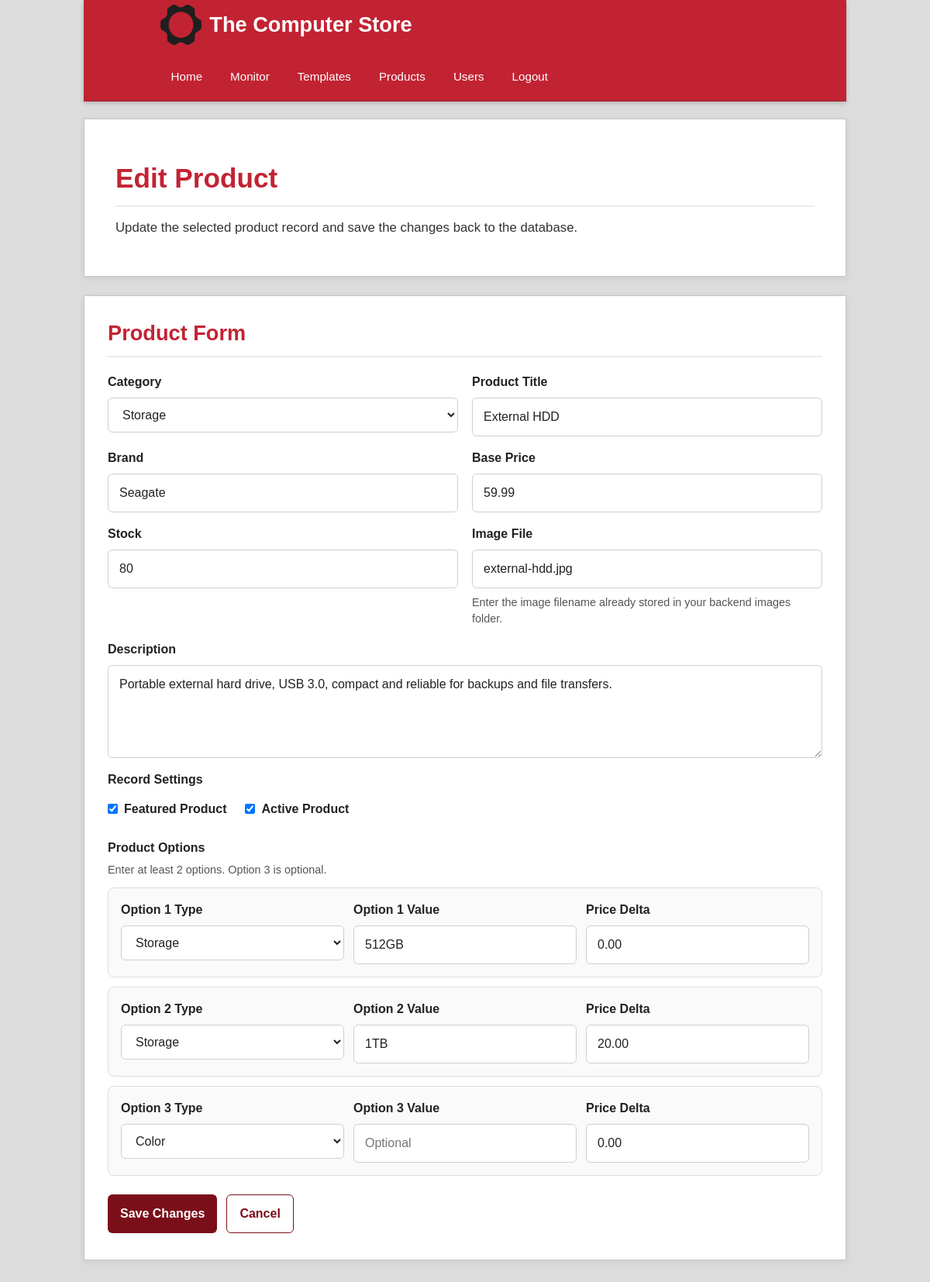
The app's page /backend/admin/product-form.php?id=1 (signed in) with its own data.
### tables this page shows
CREATE TABLE IF NOT EXISTS products (
    id              INT AUTO_INCREMENT PRIMARY KEY,
    category_id     INT NOT NULL,
    title           VARCHAR(200) NOT NULL,
    brand           VARCHAR(150) NOT NULL,
    description     TEXT,
    base_price      DECIMAL(8,2) NOT NULL,
    stock           INT NOT NULL DEFAULT 0,
    image_file      VARCHAR(255),
    is_featured     TINYINT(1) DEFAULT 0,
    is_active       TINYINT(1) DEFAULT 1,
    created_at      TIMESTAMP DEFAULT CURRENT_TIMESTAMP,
    FOREIGN KEY (category_id) REFERENCES categories(id) ON DELETE CASCADE
);

CREATE TABLE IF NOT EXISTS categories (
    id          INT AUTO_INCREMENT PRIMARY KEY,
    name        VARCHAR(100) NOT NULL,
    slug        VARCHAR(100) NOT NULL UNIQUE,
    description TEXT,
    created_at  TIMESTAMP DEFAULT CURRENT_TIMESTAMP
);

CREATE TABLE IF NOT EXISTS product_options (
    id           INT AUTO_INCREMENT PRIMARY KEY,
    product_id   INT NOT NULL,
    option_type  ENUM('color','storage','connectivity','length','wattage') NOT NULL,
    option_value VARCHAR(100) NOT NULL,
    price_delta  DECIMAL(6,2) DEFAULT 0.00,
    FOREIGN KEY (product_id) REFERENCES products(id) ON DELETE CASCADE
);

### backend/config.php (called while the page is built, shortened)
<?php
function get_db(): PDO
{
    static $pdo = null;
    if ($pdo === null) {
        $dsn = 'mysql:host=' . DB_HOST . ';dbname=' . DB_NAME . ';charset=utf8mb4';
        $options = [
            PDO::ATTR_ERRMODE => PDO::ERRMODE_EXCEPTION,
            PDO::ATTR_DEFAULT_FETCH_MODE => PDO::FETCH_ASSOC,
            PDO::ATTR_EMULATE_PREPARES => false,
        ];
        $pdo = new PDO($dsn, DB_USER, DB_PASS, $options);
    }
    return $pdo;
}
function get_allowed_themes(): array
{
    return ['light', 'dark', 'holiday'];
}
function normalize_theme(string $theme): string
{
    return in_array($theme, get_allowed_themes(), true) ? $theme : 'light';
}
function get_active_theme(): string
{
    try {
        $pdo = get_db();
        $stmt = $pdo->query("
            SELECT setting_value
            FROM site_settings
            WHERE setting_key = 'active_theme'
            LIMIT 1
        ");
        $row = $stmt->fetch();
        return normalize_theme($row ? (string) $row['setting_value'] : 'light');
    } catch (PDOException $e) {
        return 'light';
    }
}
function h($str): string
{
    return htmlspecialchars((string) $str, ENT_QUOTES | ENT_SUBSTITUTE, 'UTF-8');
}

### backend/admin/product-form.php (the view, shortened to what this page needs)
<?php
require_once __DIR__ . '/../config.php';
$theme = get_active_theme();
$option_types = [
    'color' => 'Color',
    'storage' => 'Storage',
    'connectivity' => 'Connectivity',
    'length' => 'Length',
    'wattage' => 'Wattage',
];
$product = [
    'id' => 0,
    'category_id' => '',
    'title' => '',
    'brand' => '',
    'description' => '',
    'base_price' => '',
    'stock' => '',
    'image_file' => '',
    'is_featured' => 0,
    'is_active' => 1,
];
$product_options = [
    ['option_type' => 'color', 'option_value' => '', 'price_delta' => '0.00'],
    ['option_type' => 'color', 'option_value' => '', 'price_delta' => '0.00'],
    ['option_type' => 'color', 'option_value' => '', 'price_delta' => '0.00'],
];
$errors = [];
$is_edit = false;
try {
    $pdo = get_db();
    $categories = $pdo->query('SELECT id, name FROM categories ORDER BY name ASC')->fetchAll();
} catch (PDOException $e) {
    $categories = [];
    $errors[] = 'Unable to load categories: ' . $e->getMessage();
}
if ($_SERVER['REQUEST_METHOD'] === 'GET' && isset($_GET['id'])) {
    $product_id = (int) $_GET['id'];
    if ($product_id > 0) {
        try {
            $pdo = get_db();
            $stmt = $pdo->prepare("
                SELECT
                    id,
                    category_id,
                    title,
                    brand,
                    description,
                    base_price,
                    stock,
                    image_file,
                    is_featured,
                    is_active
                FROM products
                WHERE id = :id
                LIMIT 1
            ");
            $stmt->execute([':id' => $product_id]);
            $row = $stmt->fetch();
            if ($row) {
                $product = $row;
                $is_edit = true;
                $stmt = $pdo->prepare("
                    SELECT option_type, option_value, price_delta
                    FROM product_options
                    WHERE product_id = :product_id
                    ORDER BY id ASC
                ");
                $stmt->execute([':product_id' => $product_id]);
                $loaded_options = $stmt->fetchAll();
                foreach ($loaded_options as $index => $loaded_option) {
                    if ($index < 3) {
                        $product_options[$index] = [
                            'option_type' => $loaded_option['option_type'],
                            'option_value' => $loaded_option['option_value'],
                            'price_delta' => number_format((float) $loaded_option['price_delta'], 2, '.', ''),
                        ];
                    }
                }
            } else {
                $errors[] = 'Product not found.';
            }
        } catch (PDOException $e) {
            $errors[] = 'Unable to load product: ' . $e->getMessage();
        }
    }
}
$page_title = $is_edit ? 'Edit Product' : 'Add Product';
$page_intro = $is_edit
    ? 'Update the selected product record and save the changes back to the database.'
    : 'Create a new catalogue item and add at least two options for it.';
?>
<!DOCTYPE html>
<html lang="en">
<head>
    <link rel="stylesheet" href="../../styles/<?= h($theme) ?>.css">
    <link rel="stylesheet" href="../../styles/admin-products.css">
</head>
<body class="theme-<?= h($theme) ?>">
<div class="container">
    <div class="navOuter">
        <div class="navInner">
            <a href="../../index.php" class="banner">
                <img src="../../images/logo.png" alt="<?= h(SITE_NAME) ?>" height="60"><?= h(SITE_NAME) ?>
            </a>
            <ul class="navList">
                <li><a href="../../index.php">Home</a></li>
                <li><a href="../monitor.php">Monitor</a></li>
                <li><a href="theme-settings.php">Templates</a></li>
                <li><a href="products.php">Products</a></li>
                <li><a href="users.php">Users</a></li>
                <li><a href="../../pages/logout.php">Logout</a></li>
            </ul>
        </div>
    </div>
</div>
<main>
    <div class="containerIntro">
        <div class="introText">
            <h1><?= h($page_title) ?></h1>
            <p class="intro"><?= h($page_intro) ?></p>
        </div>
    </div>
    <div class="featured">
        <h1>Product Form</h1>
        <form method="POST" action="product-form.php<?= $is_edit ? '?id=' . (int) $product['id'] : '' ?>">
            <div class="formGrid">
                <div class="formField">
                    <label for="category_id">Category</label>
                    <select name="category_id" id="category_id" class="adminSelect" required>
                        <?php foreach ($categories as $category): ?>
                            <option value="<?= (int) $category['id'] ?>" <?= (string) $product['category_id'] === (string) $category['id'] ? 'selected' : '' ?>>
                                <?= h($category['name']) ?>
                            </option>
                        <?php endforeach; ?>
                    </select>
                </div>
                <div class="formField">
                    <label for="title">Product Title</label>
                    <input type="text" name="title" id="title" class="adminInput" value="<?= h($product['title']) ?>" required>
                </div>
                <div class="formField">
                    <label for="brand">Brand</label>
                    <input type="text" name="brand" id="brand" class="adminInput" value="<?= h($product['brand']) ?>" required>
                </div>
                <div class="formField">
                    <label for="base_price">Base Price</label>
                    <input type="number" name="base_price" id="base_price" class="adminInput" min="0" step="0.01" value="<?= h((string) $product['base_price']) ?>" required>
                </div>
                <div class="formField">
                    <label for="stock">Stock</label>
                    <input type="number" name="stock" id="stock" class="adminInput" min="0" step="1" value="<?= h((string) $product['stock']) ?>" required>
                </div>
                <div class="formField">
                    <label for="image_file">Image File</label>
                    <input type="text" name="image_file" id="image_file" class="adminInput" value="<?= h($product['image_file']) ?>" placeholder="example.jpg">
                    <div class="formNote">Enter the image filename already stored in your backend images folder.</div>
                </div>
                <div class="formField full">
                    <label for="description">Description</label>
                    <textarea name="description" id="description" class="adminTextarea"><?= h($product['description']) ?></textarea>
                </div>
                <div class="formField full">
                    <label>Record Settings</label>
                    <div class="checkboxRow">
                        <label class="checkboxItem">
                            <input type="checkbox" name="is_featured" value="1" <?= (int) $product['is_featured'] === 1 ? 'checked' : '' ?>>
                            Featured Product
                        </label>
                        <label class="checkboxItem">
                            <input type="checkbox" name="is_active" value="1" <?= (int) $product['is_active'] === 1 ? 'checked' : '' ?>>
                            Active Product
                        </label>
                    </div>
                </div>
            </div>
            <div class="optionSection">
                <h2 class="optionTitle">Product Options</h2>
                <p class="formNote">Enter at least 2 options. Option 3 is optional.</p>
                <?php for ($i = 1; $i <= 3; $i++): ?>
                    <div class="optionGrid">
                        <div class="formField">
                            <label for="option_type_<?= $i ?>">Option <?= $i ?> Type</label>
                            <select name="option_type_<?= $i ?>" id="option_type_<?= $i ?>" class="adminSelect">
                                <?php foreach ($option_types as $value => $label): ?>
                                    <option value="<?= h($value) ?>" <?= $product_options[$i - 1]['option_type'] === $value ? 'selected' : '' ?>>
                                        <?= h($label) ?>
                                    </option>
                                <?php endforeach; ?>
                            </select>
                        </div>
                        <div class="formField">
                            <label for="option_value_<?= $i ?>">Option <?= $i ?> Value</label>
                            <input
                                type="text"
                                name="option_value_<?= $i ?>"
                                id="option_value_<?= $i ?>"
                                class="adminInput"
                                value="<?= h($product_options[$i - 1]['option_value']) ?>"
                                placeholder="<?= $i <= 2 ? 'Required' : 'Optional' ?>"
                            >
                        </div>
                        <div class="formField">
                            <label for="price_delta_<?= $i ?>">Price Delta</label>
                            <input
                                type="number"
                                name="price_delta_<?= $i ?>"
                                id="price_delta_<?= $i ?>"
                                class="adminInput"
                                step="0.01"
                                value="<?= h((string) $product_options[$i - 1]['price_delta']) ?>"
                            >
                        </div>
                    </div>
                <?php endfor; ?>
            </div>
            <div class="formActions">
                <button type="submit" class="btnPrimary"><?= $is_edit ? 'Save Changes' : 'Create Product' ?></button>
                <a href="products.php" class="btnSecondary">Cancel</a>
            </div>
        </form>
    </div>
</main>
</body>
</html>

### styles/light.css (style rules this page uses)
* { margin: 0; padding: 0; box-sizing: border-box; }
body { font-family: Verdana, Arial, sans-serif; background: #dcdcdc; color: #222; line-height: 1.5; }
a { text-decoration: none; color: inherit; }
img { max-width: 100%; display: inline-block; }
.container, .containerIntro, .featured, .multimedia { width: 82%; max-width: 1200px; margin: 0 auto; }
main { padding-bottom: 40px; }
.navOuter { background: #c22333; border-bottom: 2px solid #b42634; box-shadow: 0 2px 6px rgba(0, 0, 0, 0.2); }
.navInner { width: 82%; max-width: 1200px; margin: 0 auto; min-height: 72px; display: flex; align-items: center; gap: 18px; flex-wrap: wrap; padding: 6px 10px; }
.banner { display: flex; align-items: center; gap: 10px; color: #fff; font-size: 1.7rem; font-weight: bold; white-space: nowrap; margin-right: 10px; }
.banner img { height: 52px; width: auto; object-fit: contain; }
.navList, .login, .cart, .toggle { list-style: none; display: flex; align-items: center; }
.navList { gap: 8px; flex: 1; }
.navList li a, .login li a { display: block; color: #fff; padding: 12px 14px; font-size: 0.95rem; transition: background 0.2s ease, color 0.2s ease; border-radius: 4px; }
.containerIntro { background: #ffffff; margin-top: 22px; padding: 50px 40px; border: 1px solid #c7c7c7; box-shadow: 0 2px 8px rgba(0, 0, 0, 0.08); }
.introText h1 { font-size: 2.2rem; color: #c22333; margin-bottom: 14px; border-bottom: 2px solid #ececec; padding-bottom: 8px; }
.intro { font-size: 1.05rem; max-width: 850px; color: #333; }
.featured, .multimedia { background: #ffffff; margin-top: 24px; padding: 28px 30px 34px; border: 1px solid #c7c7c7; box-shadow: 0 2px 8px rgba(0, 0, 0, 0.08); }
.featured h1, .multimedia h1 { font-size: 1.7rem; color: #c22333; margin-bottom: 20px; border-bottom: 2px solid #ececec; padding-bottom: 8px; }

### styles/admin-products.css (style rules this page uses)
.adminSearchInput, .adminSelect, .adminInput, .adminTextarea { width: 100%; padding: 12px 14px; border-radius: 6px; border: 1px solid #cfcfcf; font: inherit; background: #fff; color: #222; }
.adminTextarea { min-height: 120px; resize: vertical; }
.btnPrimary, .btnSecondary, .btnSmall { display: inline-block; border: none; border-radius: 6px; cursor: pointer; font: inherit; text-decoration: none; transition: background 0.18s ease, color 0.18s ease, border-color 0.18s ease; }
.btnPrimary { background: #7b0f19; color: #fff; padding: 12px 16px; font-weight: 700; }
.btnSecondary { background: #fff; color: #7b0f19; border: 1px solid #7b0f19; padding: 12px 16px; font-weight: 700; }
.formGrid { display: grid; grid-template-columns: repeat(2, minmax(240px, 1fr)); gap: 16px 18px; margin-top: 18px; }
.formField { display: flex; flex-direction: column; gap: 8px; }
.formField.full { grid-column: 1 / -1; }
.formField label { font-weight: 700; }
.formNote { font-size: 0.9rem; color: #555; }
.checkboxRow { display: flex; gap: 24px; flex-wrap: wrap; margin-top: 6px; }
.checkboxItem { display: flex; align-items: center; gap: 8px; }
.optionSection { margin-top: 26px; }
.optionGrid { display: grid; grid-template-columns: repeat(3, minmax(170px, 1fr)); gap: 12px; margin-top: 12px; padding: 16px; border: 1px solid #dddddd; border-radius: 8px; background: #fafafa; }
.optionTitle { font-size: 1rem; font-weight: 700; margin-bottom: 6px; }
.formActions { display: flex; gap: 12px; flex-wrap: wrap; margin-top: 24px; }

### records on screen
products: category_id "Storage", title "External HDD", brand "Seagate", base_price "59.99", stock "80", image_file "external-hdd.jpg", description "Portable external hard drive, USB 3.0, compact and reliable for backups and file transfers.", is_featured "☑", is_active "☑"
product_options: option_type "Storage", option_value "512GB", price_delta "0.00"
product_options: option_type "Storage", option_value "1TB", price_delta "20.00"

### other values on screen
SITE_NAME "The Computer Store"
$page_title "Edit Product"
$page_intro "Update the selected product record and save the changes back to the database."
form field value "Color"
